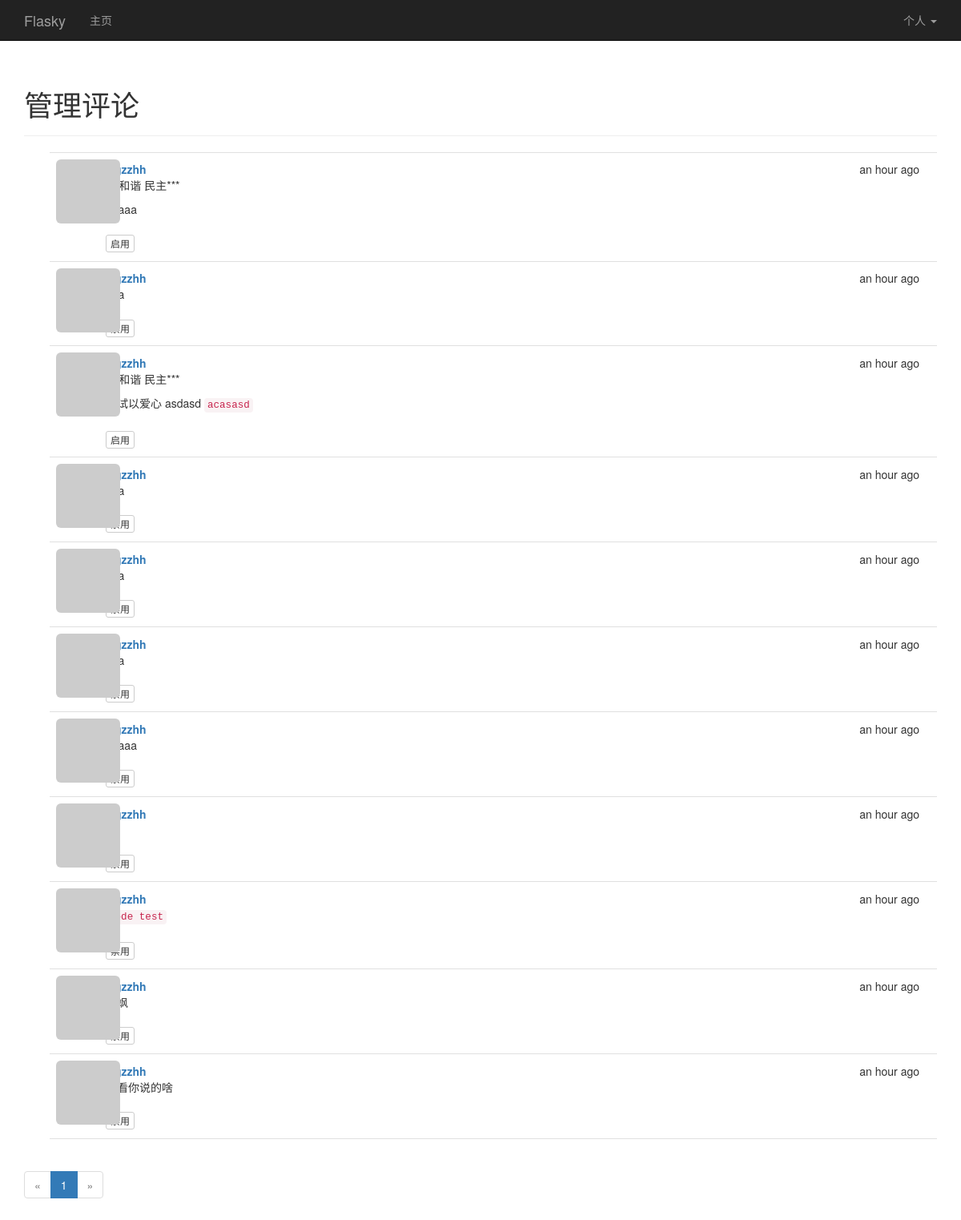
The app's page /moderate (signed in) with its own data.
### app/models.py (models this page shows, shortened)
class Comment(db.Model):
    __tablename__ = 'comments'
    id = db.Column(db.Integer, primary_key=True)
    body = db.Column(db.Text)
    body_html = db.Column(db.Text)
    timestamp = db.Column(db.DateTime, default=datetime.utcnow, index=True)
    disabled = db.Column(db.Boolean)
    author_id = db.Column(db.Integer, db.ForeignKey('users.id'))
    post_id = db.Column(db.Integer, db.ForeignKey('posts.id'))

class User(UserMixin, db.Model):
    avatar_hash = db.Column(db.String(32))
    __tablename__ = 'users'
    id = db.Column(db.Integer, primary_key=True)
    email = db.Column(db.String(64), unique=True, index=True)
    username = db.Column(db.String(64), unique=True, index=True)
    role_id = db.Column(db.Integer, db.ForeignKey('roles.id'))
    password_hash = db.Column(db.String(128))
    confirmed = db.Column(db.Boolean, default=False)
    name = db.Column(db.String(64))  # 姓名
    location = db.Column(db.String(64))  # 所在地
    about_me = db.Column(db.Text())  # 自我介绍
    member_since = db.Column(db.DateTime(), default=datetime.utcnow)  # 注册时间
    last_seen = db.Column(db.DateTime(), default=datetime.utcnow)  # 最后登录时间
    posts = db.relationship('Post', backref='author', lazy='dynamic')
    followed = db.relationship('Follow',
                               foreign_keys=[Follow.follower_id],
                               backref=db.backref('follower', lazy='joined'),
                               lazy='dynamic',
                               cascade='all, delete-orphan')
    followers = db.relationship('Follow',
                                foreign_keys=[Follow.followed_id],
                                backref=db.backref('followed', lazy='joined'),
                                lazy='dynamic',
                                cascade='all, delete-orphan')
    comments = db.relationship('Comment', backref='author', lazy='dynamic')
    @property
    def password(self):
        raise AttributeError('密码不是一个可读属性！')
    def can(self, permissions):
        return self.role is not None and (self.role.permissions &
                                          permissions) == permissions
    def is_administrator(self):
        return self.can(Permission.ADMINISTER)
    def ping(self):
        self.last_seen = datetime.utcnow()
        db.session.add(self)
    def gravatar(self, size=100, default='identicon', rating='g'):
        if request.is_secure:  # 如果响应是安全的
            url = 'https://secure.gravatar.com/avatar'
        else:
            url = 'http://www.gravatar.com/avatar'
        my_hash = self.avatar_hash or hashlib.md5(self.email.encode(
            'utf-8')).hexdigest()
        return '{url}/{hash}?s={size}&d={default}&r={rating}'.format(
            url=url, hash=my_hash, size=size, default=default, rating=rating
        )

### app/main/views.py (the view)
@main.route('/moderate')
@login_required
@permission_required(Permission.MODERATE_COMMENTS)
def moderate():
    page = request.args.get('page', 1, type=int)
    pagination = Comment.query.order_by(Comment.timestamp.desc()).paginate(
        page, per_page=current_app.config['FLASKY_COMMENTS_PER_PAGE'],
        error_out=False
    )
    comments = pagination.items
    return render_template('moderate.html', comments=comments,
                           pagination=pagination, page=page)

### app/auth/views.py (called while the page is built)
@auth.before_app_request
def before_request():
    if current_user.is_authenticated:
        current_user.ping()
        if not current_user.confirmed \
                and request.endpoint \
                and request.endpoint[:5] != 'auth.' \
                and request.endpoint != 'static':
            return redirect(url_for('auth.unconfirmed'))

### app/main/__init__.py (called while the page is built)
@main.app_context_processor
def inject_permission():
    return dict(Permission=Permission)

### app/models.py (called while the page is built)
@login_manager.user_loader
def load_user(user_id):
    return User.query.get(int(user_id))

### app/templates/moderate.html (shortened to what this page needs)
{% extends 'base.html' %}
{% import '_macros.html' as macros %}
{% block page_content %}
	<div class="page-header">
	<h1>管理评论</h1>
	</div>
	{% set moderate = True %}
	{% include '_comments.html' %}
	{% if pagination %}
		<div class="pagination">
		{{ macros.pagination_widget(pagination, '.moderate') }}
		</div>
	{% endif %}
{% endblock page_content %}

### app/templates/_comments.html
<ul class="comments">
	{% for comment in comments %}
		<li class="comment">
			<div class="comment-thumbnail">
				<a href="{{ url_for('.user', username=comment.author.username) }}">
					<img src="{{ comment.author.gravatar(size=40) }}" alt="用户资料"
							 class="img-rounded profile-thumbnail" />
				</a>
			</div>
			<div class="comment-content">
				<div class="comment-date">
					{{ moment(comment.timestamp).fromNow() }}
				</div>
				<div class="comment-author">
					<a href="{{ url_for('.user', username=comment.author.username) }}">
						{{ comment.author.username }}
					</a>
				</div>
				<div class="comment-body">
					{% if comment.disabled %}
						<p>***和谐 民主***</p>
					{% endif %}
					{% if moderate or not comment.disabled %}
						{% if comment.body_html %}
							{{ comment.body_html | safe }}
						{% else %}
							{{ comment.body }}
						{% endif %}
					{% endif %}
				</div>
				{% if moderate %}
					<br />
					{% if comment.disabled %}
						<a href="{{ url_for('.moderate_enable',
						id=comment.id, page=page) }}" class="btn btn-default btn-xs">
							启用
						</a>
					{% else %}
						<a href="{{ url_for('.moderate_disable',
						id=comment.id, page=page) }}" class="btn btn-default btn-xs">
							禁用
						</a>
					{% endif %}
				{% endif %}
			</div>
		</li>
	{% endfor %}
</ul>

### app/static/style.css (style rules this page uses)
body { padding-top: 70px; }
.profile-thumbnail { position: absolute; }
ul.comments { list-style-type: none; padding: 0px; margin: 16px 0px 0px 0px; }
ul.comments li.comment { margin-left: 32px; padding: 8px; border-bottom: 1px solid #e0e0e0; }
ul.comments li.comment:nth-child(1) { border-top: 1px solid #e0e0e0; }
div.comment-date { float: right; }
div.comment-author { font-weight: bold; }
div.comment-thumbnail { position: absolute; }
div.comment-content { margin-left: 48px; min-height: 48px; overflow: hidden; padding: 0.2em 1em; }

### records on screen
Comment: timestamp "an hour ago", author.username "Ggzzhh", disabled "***和谐 民主***", body_html "aaaaa"
Comment: timestamp "an hour ago", author.username "Ggzzhh"
Comment: timestamp "an hour ago", author.username "Ggzzhh", disabled "***和谐 民主***", body_html "测试以爱心 asdasd acasasd"
Comment: timestamp "an hour ago", author.username "Ggzzhh"
Comment: timestamp "an hour ago", author.username "Ggzzhh"
Comment: timestamp "an hour ago", author.username "Ggzzhh"
Comment: timestamp "an hour ago", author.username "Ggzzhh", body_html "aaaaa"
Comment: timestamp "an hour ago", author.username "Ggzzhh"
Comment: timestamp "an hour ago", author.username "Ggzzhh", body_html "code test"
Comment: timestamp "an hour ago", author.username "Ggzzhh"
Comment: timestamp "an hour ago", author.username "Ggzzhh", body_html "看看你说的啥"

### other values on screen
{{ p }} "1"
